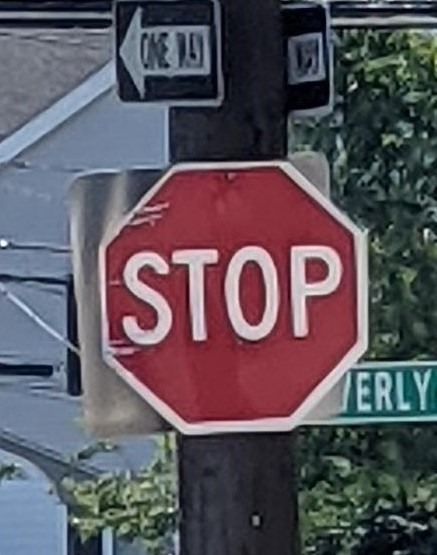
%> input picture MATLAB_DL/Data/Data/MathWorks Images/stop1.jpg, 437 x 555 px
$ octave c1.m   (GNU Octave 9; MATLAB toolbox functions it lacks are replaced by stand-ins)
%> lines starting %> are read from the running program, lines starting %| are printed output that depends on the picture
img1 = imread("stop1.jpg");
%> img1 is the input picture: size 555x437x3 uint8; mean R, G, B 91.5, 84.9, 93
img2 = imread("stop2.jpg");
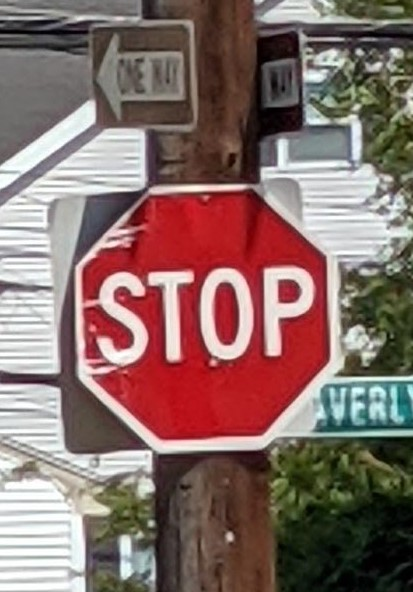
%> input picture MATLAB_DL/Data/Data/MathWorks Images/stop2.jpg, 413 x 592 px
%> img2 is the input picture: size 592x413x3 uint8; mean R, G, B 134.1, 108.8, 104.1

img1_G = im2gray(img1);
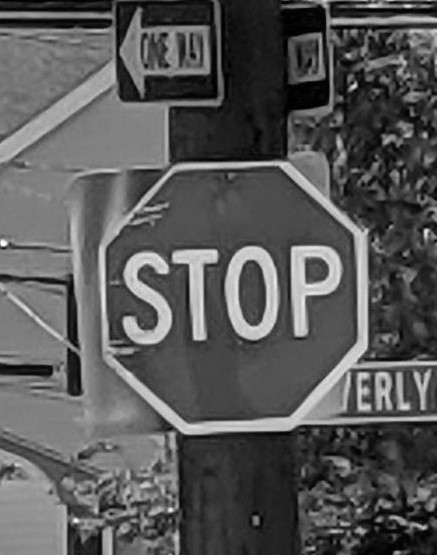
%> img1_G: size 555x437 uint8; min 0, max 252, mean 87.8
img2_G = im2gray(img2);
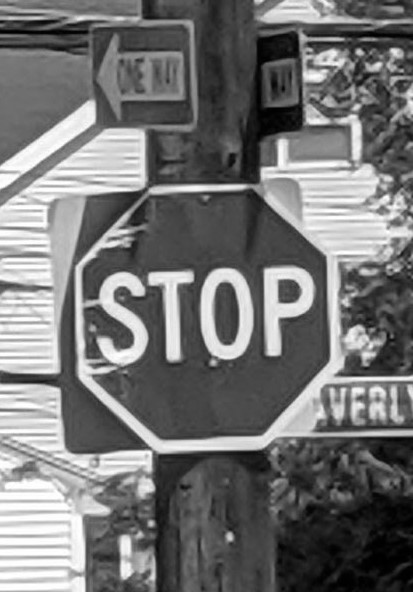
%> img2_G: size 592x413 uint8; min 0, max 255, mean 115.8

%> (the run ends here)
